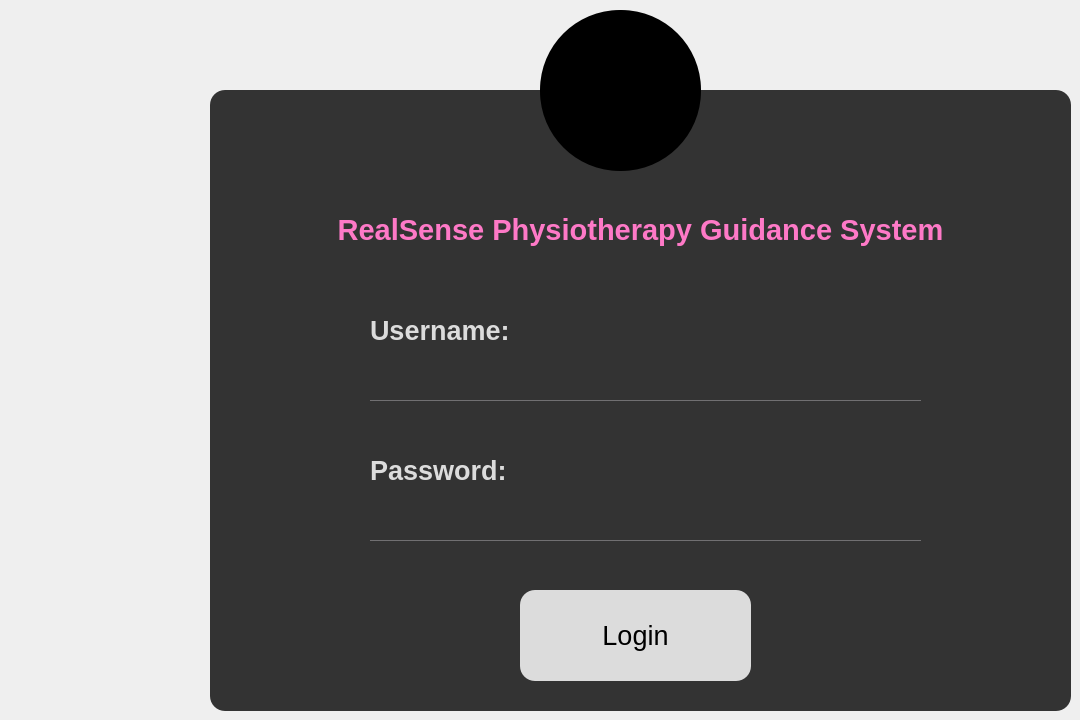
          <widget class="QWidget" name="Main">
           <widget class="QLabel" name="greetingLabel">
            <property name="geometry">
             <rect>
              <x>220</x>
              <y>160</y>
              <width>841</width>
              <height>141</height>
             </rect>
            </property>
            <property name="font">
             <font>
              <pointsize>25</pointsize>
             </font>
            </property>
            <property name="styleSheet">
             <string notr="true">color: rgb(254, 121, 199);
background:transparent;</string>
            </property>
            <property name="text">
             <string>&lt;html&gt;&lt;head/&gt;&lt;body&gt;&lt;p align=&quot;center&quot;&gt;&lt;span style=&quot; font-size:22pt; font-weight:600;&quot;&gt;RealSense Physiotherapy Guidance System&lt;/span&gt;&lt;/p&gt;&lt;/body&gt;&lt;/html&gt;</string>
            </property>
            <property name="alignment">
             <set>Qt::AlignCenter</set>
            </property>
           </widget>
           <widget class="QFrame" name="frame">
            <property name="geometry">
             <rect>
              <x>210</x>
              <y>90</y>
              <width>861</width>
              <height>621</height>
             </rect>
            </property>
            <property name="styleSheet">
             <string notr="true">background-color: rgb(51, 51, 51);
border-radius: 15px;</string>
            </property>
            <property name="frameShape">
             <enum>QFrame::StyledPanel</enum>
            </property>
            <property name="frameShadow">
             <enum>QFrame::Raised</enum>
            </property>
            <widget class="QPushButton" name="Login_btn">
             <property name="geometry">
              <rect>
               <x>310</x>
               <y>500</y>
               <width>231</width>
               <height>91</height>
              </rect>
             </property>
             <property name="font">
              <font>
               <pointsize>20</pointsize>
              </font>
             </property>
             <property name="styleSheet">
              <string notr="true">background-color: rgb(220, 220, 220);
</string>
             </property>
             <property name="text">
              <string>Login</string>
             </property>
            </widget>
            <widget class="QLabel" name="Username_label">
             <property name="geometry">
              <rect>
               <x>160</x>
               <y>220</y>
               <width>181</width>
               <height>41</height>
              </rect>
             </property>
             <property name="styleSheet">
              <string notr="true">color: rgb(220, 220, 220);
background:transparent;</string>
             </property>
             <property name="text">
              <string>&lt;html&gt;&lt;head/&gt;&lt;body&gt;&lt;p&gt;&lt;span style=&quot; font-size:20pt; font-weight:600;&quot;&gt;Username:&lt;/span&gt;&lt;/p&gt;&lt;/body&gt;&lt;/html&gt;</string>
             </property>
            </widget>
            <widget class="QLineEdit" name="Username_field">
             <property name="geometry">
              <rect>
               <x>160</x>
               <y>260</y>
               <width>551</width>
               <height>51</height>
              </rect>
             </property>
             <property name="styleSheet">
              <string notr="true">font: 16pt &quot;Calibri&quot;;
background:transparent;
border: none;
color: rgb(113, 112, 114);
border: 0px solid black;
border-radius: 0px;
border-bottom: 1px solid #717072</string>
             </property>
             <property name="text">
              <string/>
             </property>
            </widget>
            <widget class="QLineEdit" name="Password_field">
             <property name="geometry">
              <rect>
               <x>160</x>
               <y>400</y>
               <width>551</width>
               <height>51</height>
              </rect>
             </property>
             <property name="styleSheet">
              <string notr="true">font: 16pt &quot;Calibri&quot;;
background:transparent;
border: none;
color: rgb(113, 112, 114);
border: 0px solid black;
border-radius: 0px;
border-bottom: 1px solid #717072</string>
             </property>
             <property name="text">
              <string/>
             </property>
             <property name="echoMode">
              <enum>QLineEdit::Password</enum>
             </property>
            </widget>
            <widget class="QLabel" name="Password_label">
             <property name="geometry">
              <rect>
               <x>160</x>
               <y>360</y>
               <width>181</width>
               <height>41</height>
              </rect>
             </property>
             <property name="styleSheet">
              <string notr="true">color: rgb(220, 220, 220);
background:transparent;</string>
             </property>
             <property name="text">
              <string>&lt;html&gt;&lt;head/&gt;&lt;body&gt;&lt;p&gt;&lt;span style=&quot; font-size:20pt; font-weight:600;&quot;&gt;Password:&lt;/span&gt;&lt;/p&gt;&lt;/body&gt;&lt;/html&gt;</string>
             </property>
            </widget>
           </widget>
           <widget class="QToolButton" name="toolButton">
            <property name="geometry">
             <rect>
              <x>540</x>
              <y>10</y>
              <width>161</width>
              <height>161</height>
             </rect>
            </property>
            <property name="styleSheet">
             <string notr="true">border-radius:80px;
background-color: rgb(0, 0, 0);</string>
            </property>
            <property name="text">
             <string>...</string>
            </property>
            <property name="icon">
             <iconset>
              <normaloff>../../../../Sample GUI/rpgs logoo.png</normaloff>../../../../Sample GUI/rpgs logoo.png</iconset>
            </property>
            <property name="iconSize">
             <size>
              <width>126</width>
              <height>126</height>
             </size>
            </property>
           </widget>
           <zorder>frame</zorder>
           <zorder>greetingLabel</zorder>
           <zorder>toolButton</zorder>
          </widget>
